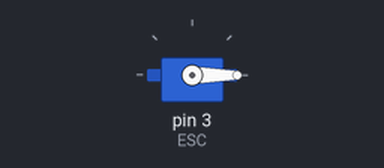
A sketch run on a simulated Arduino Uno, built with avr-gcc and run on an emulated ATmega328P. Parts: servo. What the sketch prints to the serial monitor is not drawn.

Above: at 0.1 s.
At 1.1 s:
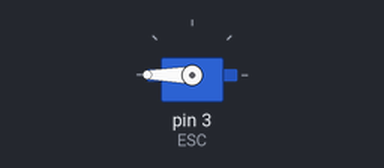
Timing chart, 0 to 3.5 s (numbered marks = the images above):
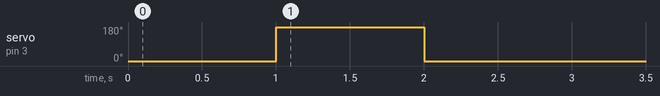

The sketch:

Receiver_Original.ino
```cpp
#include  <Servo.h>
#include <NeoSWSerial.h>

SoftwareSerial HC12(10, 11); // HC-12 TX Pin, HC-12 RX Pin
Servo ESC;
void setup() {
  ESC.attach(3,1000,2000);
  Serial.begin(9600);             // Serial port to computer
  HC12.begin(9600);// Serial port to HC12
  ESC.write(0);
  delay(1000);
  ESC.write(2000);
  delay(1000);
  ESC.write(0);
  delay(1000);
  //ESC.write(2000);
  //delay(1000);
  //ESC.write(0);
}
int movement[6];
int pos=0;
void loop() {


  ///////////////////

  String in = "";

  while (HC12.available()) {        // If HC-12 has data
    String potentiometer = "";
    char input = HC12.read();// Send the data to Serial monitor
    //Serial.print(input);
    if(input == 'Q'){
      pos=0;
      //Serial.print("Q");
    }else if(input == 'W'){
      pos=1;
      //Serial.print("W");
    }else if(input == 'E'){
      pos=2;
      //Serial.print("E");
    }else if(input == 'R'){
      pos=3;
      //Serial.print("R");
    }else if(input == '\n'){
      //Serial.println();
    }else if(isDigit(input)){
      if(pos >=0 && pos <=4){
      movement[pos] = input - '0';
      //Serial.print(movement[pos]);
      }else if(pos ==4 || pos ==5){
        potentiometer += input;
      }
    }else if(input == 'D'){
      pos=4;
      potentiometer = "";
    }else if(input == 'F'){
      pos=5;
      potentiometer = "";
    }
//    if (input == '\n') break;
//    in += input;


  }

//    if(in.length() >0) Serial.println(in);
//    int pos =0;


    //ESC.write((10-movement[1])/10.0*2000);
   //throttle

    Serial.print(movement[0]);
    Serial.print(movement[1]);
    Serial.print(movement[2]);
    Serial.print(movement[3]);
    Serial.print(movement[4]);
    Serial.println(movement[5]);


    //Serial.println((10-movement[1]));
    //Serial.println((10 -movement[1])/10.0*2000);

}
```
